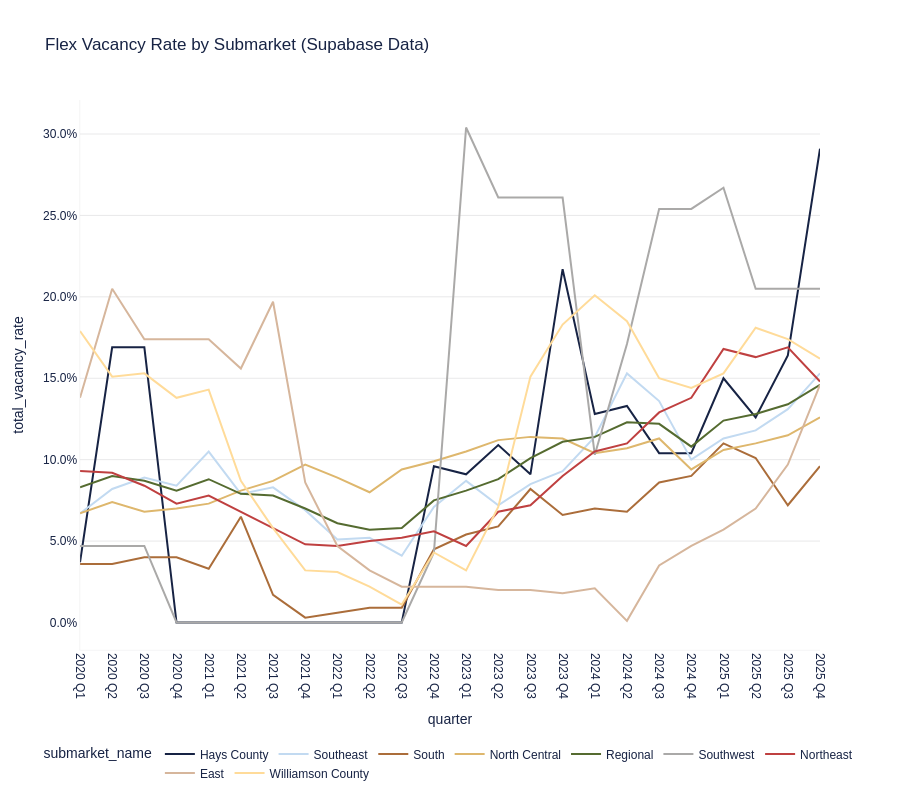

Notebook source saved alongside this figure:
### Code cell
# Generate Aquila-styled line chart
# Adjust column names based on your actual data

# Use 'quarter' as the x-axis directly (as "YYYY Q#" format, e.g., "2020 Q1")
# Do not convert to datetime/PeriodIndex since format is "2020 Q1" and not parseable by pandas
if 'quarter' in df.columns:
    df['quarter'] = df['quarter'].astype(str).str.strip()

# Create the chart
fig = aquila_styled_line_chart(
    df[df['property_type'] == 'Flex'],
    x='quarter',
    y='total_vacancy_rate',  # Adjust to your column name
    color='submarket_name',   # Adjust to your column name
    title='Flex Vacancy Rate by Submarket (Supabase Data)',
    height=800
)

# Format y-axis as percentage
fig.update_yaxes(tickformat='.1%')

# Display the chart
fig.show()

# Export to HTML
fig.write_html('charts/supabase_flex_vacancy.html')
print("\n✓ Chart saved to charts/supabase_flex_vacancy.html")

### Figure 1 — Plotly figure (JSON) as saved in the notebook; plotly's stock layout.template omitted (floating-point values rounded to 4 significant figures)
{"data": [{"hovertemplate": "submarket_name=Hays County<br>quarter=%{x}<br>total_vacancy_rate=%{y}<extra></extra>", "legendgroup": "Hays County", "line": {"color": "#172344", "dash": "solid"}, "marker": {"symbol": "circle"}, "mode": "lines", "name": "Hays County", "orientation": "v", "showlegend": true, "type": "scatter", "x": ["2020 Q1", "2020 Q2", "2020 Q3", "2020 Q4", "2021 Q1", "2021 Q2", "2021 Q3", "2021 Q4", "2022 Q1", "2022 Q2", "2022 Q3", "2022 Q4", "2023 Q1", "2023 Q2", "2023 Q3", "2023 Q4", "2024 Q1", "2024 Q2", "2024 Q3", "2024 Q4", "2025 Q1", "2025 Q2", "2025 Q3", "2025 Q4"], "xaxis": "x", "y": [0.037, 0.169, 0.169, 0, 0, 0, 0, 0, 0, 0, 0, 0.096, 0.091, 0.109, 0.091, 0.217, 0.128, 0.133, 0.104, 0.104, 0.15, 0.126, 0.164, 0.291], "yaxis": "y"}, {"hovertemplate": "submarket_name=Southeast<br>quarter=%{x}<br>total_vacancy_rate=%{y}<extra></extra>", "legendgroup": "Southeast", "line": {"color": "#C2DAF1", "dash": "solid"}, "marker": {"symbol": "circle"}, "mode": "lines", "name": "Southeast", "orientation": "v", "showlegend": true, "type": "scatter", "x": ["2020 Q1", "2020 Q2", "2020 Q3", "2020 Q4", "2021 Q1", "2021 Q2", "2021 Q3", "2021 Q4", "2022 Q1", "2022 Q2", "2022 Q3", "2022 Q4", "2023 Q1", "2023 Q2", "2023 Q3", "2023 Q4", "2024 Q1", "2024 Q2", "2024 Q3", "2024 Q4", "2025 Q1", "2025 Q2", "2025 Q3", "2025 Q4"], "xaxis": "x", "y": [0.067, 0.082, 0.089, 0.084, 0.105, 0.079, 0.083, 0.069, 0.051, 0.052, 0.041, 0.071, 0.087, 0.072, 0.085, 0.093, 0.114, 0.153, 0.136, 0.1, 0.113, 0.118, 0.131, 0.153], "yaxis": "y"}, {"hovertemplate": "submarket_name=South<br>quarter=%{x}<br>total_vacancy_rate=%{y}<extra></extra>", "legendgroup": "South", "line": {"color": "#AB6D3A", "dash": "solid"}, "marker": {"symbol": "circle"}, "mode": "lines", "name": "South", "orientation": "v", "showlegend": true, "type": "scatter", "x": ["2020 Q1", "2020 Q2", "2020 Q3", "2020 Q4", "2021 Q1", "2021 Q2", "2021 Q3", "2021 Q4", "2022 Q1", "2022 Q2", "2022 Q3", "2022 Q4", "2023 Q1", "2023 Q2", "2023 Q3", "2023 Q4", "2024 Q1", "2024 Q2", "2024 Q3", "2024 Q4", "2025 Q1", "2025 Q2", "2025 Q3", "2025 Q4"], "xaxis": "x", "y": [0.036, 0.036, 0.04, 0.04, 0.033, 0.065, 0.017, 0.003, 0.006, 0.009, 0.009, 0.045, 0.054, 0.059, 0.082, 0.066, 0.07, 0.068, 0.086, 0.09, 0.11, 0.101, 0.072, 0.096], "yaxis": "y"}, {"hovertemplate": "submarket_name=North Central<br>quarter=%{x}<br>total_vacancy_rate=%{y}<extra></extra>", "legendgroup": "North Central", "line": {"color": "#DEB76D", "dash": "solid"}, "marker": {"symbol": "circle"}, "mode": "lines", "name": "North Central", "orientation": "v", "showlegend": true, "type": "scatter", "x": ["2020 Q1", "2020 Q2", "2020 Q3", "2020 Q4", "2021 Q1", "2021 Q2", "2021 Q3", "2021 Q4", "2022 Q1", "2022 Q2", "2022 Q3", "2022 Q4", "2023 Q1", "2023 Q2", "2023 Q3", "2023 Q4", "2024 Q1", "2024 Q2", "2024 Q3", "2024 Q4", "2025 Q1", "2025 Q2", "2025 Q3", "2025 Q4"], "xaxis": "x", "y": [0.067, 0.074, 0.068, 0.07, 0.073, 0.081, 0.087, 0.097, 0.089, 0.08, 0.094, 0.099, 0.105, 0.112, 0.114, 0.113, 0.104, 0.107, 0.113, 0.094, 0.106, 0.11, 0.115, 0.126], "yaxis": "y"}, {"hovertemplate": "submarket_name=Regional<br>quarter=%{x}<br>total_vacancy_rate=%{y}<extra></extra>", "legendgroup": "Regional", "line": {"color": "#556B30", "dash": "solid"}, "marker": {"symbol": "circle"}, "mode": "lines", "name": "Regional", "orientation": "v", "showlegend": true, "type": "scatter", "x": ["2020 Q1", "2020 Q2", "2020 Q3", "2020 Q4", "2021 Q1", "2021 Q2", "2021 Q3", "2021 Q4", "2022 Q1", "2022 Q2", "2022 Q3", "2022 Q4", "2023 Q1", "2023 Q2", "2023 Q3", "2023 Q4", "2024 Q1", "2024 Q2", "2024 Q3", "2024 Q4", "2025 Q1", "2025 Q2", "2025 Q3", "2025 Q4"], "xaxis": "x", "y": [0.083, 0.09, 0.087, 0.081, 0.088, 0.079, 0.078, 0.07, 0.061, 0.057, 0.058, 0.075, 0.081, 0.088, 0.101, 0.111, 0.114, 0.123, 0.122, 0.108, 0.124, 0.128, 0.134, 0.146], "yaxis": "y"}, {"hovertemplate": "submarket_name=Southwest<br>quarter=%{x}<br>total_vacancy_rate=%{y}<extra></extra>", "legendgroup": "Southwest", "line": {"color": "#AAA9A8", "dash": "solid"}, "marker": {"symbol": "circle"}, "mode": "lines", "name": "Southwest", "orientation": "v", "showlegend": true, "type": "scatter", "x": ["2020 Q1", "2020 Q2", "2020 Q3", "2020 Q4", "2021 Q1", "2021 Q2", "2021 Q3", "2021 Q4", "2022 Q1", "2022 Q2", "2022 Q3", "2022 Q4", "2023 Q1", "2023 Q2", "2023 Q3", "2023 Q4", "2024 Q1", "2024 Q2", "2024 Q3", "2024 Q4", "2025 Q1", "2025 Q2", "2025 Q3", "2025 Q4"], "xaxis": "x", "y": [0.047, 0.047, 0.047, 0, 0, 0, 0, 0, 0, 0, 0, 0.043, 0.304, 0.261, 0.261, 0.261, 0.103, 0.171, 0.254, 0.254, 0.267, 0.205, 0.205, 0.205], "yaxis": "y"}, {"hovertemplate": "submarket_name=Northeast<br>quarter=%{x}<br>total_vacancy_rate=%{y}<extra></extra>", "legendgroup": "Northeast", "line": {"color": "#BF4040", "dash": "solid"}, "marker": {"symbol": "circle"}, "mode": "lines", "name": "Northeast", "orientation": "v", "showlegend": true, "type": "scatter", "x": ["2020 Q1", "2020 Q2", "2020 Q3", "2020 Q4", "2021 Q1", "2021 Q2", "2021 Q3", "2021 Q4", "2022 Q1", "2022 Q2", "2022 Q3", "2022 Q4", "2023 Q1", "2023 Q2", "2023 Q3", "2023 Q4", "2024 Q1", "2024 Q2", "2024 Q3", "2024 Q4", "2025 Q1", "2025 Q2", "2025 Q3", "2025 Q4"], "xaxis": "x", "y": [0.093, 0.092, 0.084, 0.073, 0.078, 0.068, 0.058, 0.048, 0.047, 0.05, 0.052, 0.056, 0.047, 0.068, 0.072, 0.09, 0.105, 0.11, 0.129, 0.138, 0.168, 0.163, 0.169, 0.148], "yaxis": "y"}, {"hovertemplate": "submarket_name=East<br>quarter=%{x}<br>total_vacancy_rate=%{y}<extra></extra>", "legendgroup": "East", "line": {"color": "#D6B69C", "dash": "solid"}, "marker": {"symbol": "circle"}, "mode": "lines", "name": "East", "orientation": "v", "showlegend": true, "type": "scatter", "x": ["2020 Q1", "2020 Q2", "2020 Q3", "2020 Q4", "2021 Q1", "2021 Q2", "2021 Q3", "2021 Q4", "2022 Q1", "2022 Q2", "2022 Q3", "2022 Q4", "2023 Q1", "2023 Q2", "2023 Q3", "2023 Q4", "2024 Q1", "2024 Q2", "2024 Q3", "2024 Q4", "2025 Q1", "2025 Q2", "2025 Q3", "2025 Q4"], "xaxis": "x", "y": [0.138, 0.205, 0.174, 0.174, 0.174, 0.156, 0.197, 0.086, 0.047, 0.032, 0.022, 0.022, 0.022, 0.02, 0.02, 0.018, 0.021, 0.001, 0.035, 0.047, 0.057, 0.07, 0.097, 0.146], "yaxis": "y"}, {"hovertemplate": "submarket_name=Williamson County<br>quarter=%{x}<br>total_vacancy_rate=%{y}<extra></extra>", "legendgroup": "Williamson County", "line": {"color": "#FFDB99", "dash": "solid"}, "marker": {"symbol": "circle"}, "mode": "lines", "name": "Williamson County", "orientation": "v", "showlegend": true, "type": "scatter", "x": ["2020 Q1", "2020 Q2", "2020 Q3", "2020 Q4", "2021 Q1", "2021 Q2", "2021 Q3", "2021 Q4", "2022 Q1", "2022 Q2", "2022 Q3", "2022 Q4", "2023 Q1", "2023 Q2", "2023 Q3", "2023 Q4", "2024 Q1", "2024 Q2", "2024 Q3", "2024 Q4", "2025 Q1", "2025 Q2", "2025 Q3", "2025 Q4"], "xaxis": "x", "y": [0.179, 0.151, 0.153, 0.138, 0.143, 0.087, 0.058, 0.032, 0.031, 0.022, 0.011, 0.043, 0.032, 0.071, 0.151, 0.183, 0.201, 0.185, 0.15, 0.144, 0.153, 0.181, 0.174, 0.162], "yaxis": "y"}], "layout": {"font": {"color": "#172344", "family": "Futura LT Pro, Futura, Arial, sans-serif"}, "height": 800, "legend": {"orientation": "h", "title": {"font": {"family": "Futura LT Pro, Futura, Arial, sans-serif"}, "text": "submarket_name"}, "tracegroupgap": 0, "x": 0.5, "xanchor": "center", "y": -0.25, "yanchor": "bottom"}, "margin": {"b": 100}, "paper_bgcolor": "white", "plot_bgcolor": "white", "title": {"font": {"family": "Futura LT Pro, Futura, Arial, sans-serif"}, "text": "Flex Vacancy Rate by Submarket (Supabase Data)"}, "xaxis": {"anchor": "y", "domain": [0, 1], "linecolor": "#e9e9ea", "linewidth": 0.5, "mirror": false, "showgrid": false, "showline": true, "tickangle": 90, "title": {"text": "quarter"}, "zeroline": false}, "yaxis": {"anchor": "x", "domain": [0, 1], "gridcolor": "#e9e9ea", "linecolor": "#e9e9ea", "linewidth": 0.5, "mirror": false, "showgrid": true, "showline": true, "tickformat": ".1%", "title": {"text": "total_vacancy_rate"}, "zeroline": true}}}
